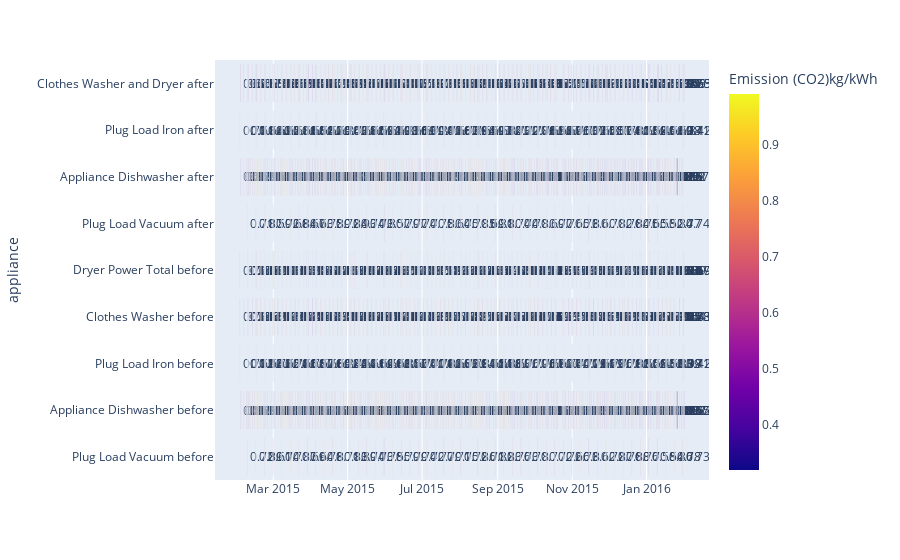

The code cell stored with this chart in its notebook:
### Code cell
%%time
fig = px.timeline(new_appliance_job_list, x_start="start", x_end="end", y="appliance", color='Emission (CO2)kg/kWh', text='Emission (CO2)kg/kWh')
fig.update_layout(template='plotly')

### Figure 1 — Plotly figure (JSON) as saved in the notebook; plotly's stock layout.template omitted (floating-point values rounded to 4 significant figures; data arrays with more than 128 entries replaced by an {"elided": "..."} marker saying what was removed)
{"data": [{"alignmentgroup": "True", "base": {"elided": "1606 str values"}, "hovertemplate": "start=%{base}<br>end=%{x}<br>appliance=%{y}<br>Emission (CO2)kg/kWh=%{marker.color}<extra></extra>", "legendgroup": "", "marker": {"color": {"elided": "1606 float values"}, "coloraxis": "coloraxis"}, "name": "", "offsetgroup": "", "orientation": "h", "showlegend": false, "text": {"elided": "1606 float values"}, "textposition": "auto", "x": {"elided": "1606 float values"}, "xaxis": "x", "y": {"elided": "1606 str values"}, "yaxis": "y", "type": "bar"}], "layout": {"xaxis": {"anchor": "y", "domain": [0.0, 1.0], "type": "date"}, "yaxis": {"anchor": "x", "domain": [0.0, 1.0], "title": {"text": "appliance"}}, "coloraxis": {"colorbar": {"title": {"text": "Emission (CO2)kg/kWh"}}, "colorscale": [[0.0, "#0d0887"], [0.1111, "#46039f"], [0.2222, "#7201a8"], [0.3333, "#9c179e"], [0.4444, "#bd3786"], [0.5556, "#d8576b"], [0.6667, "#ed7953"], [0.7778, "#fb9f3a"], [0.8889, "#fdca26"], [1.0, "#f0f921"]]}, "legend": {"tracegroupgap": 0}, "margin": {"t": 60}, "barmode": "overlay"}}
